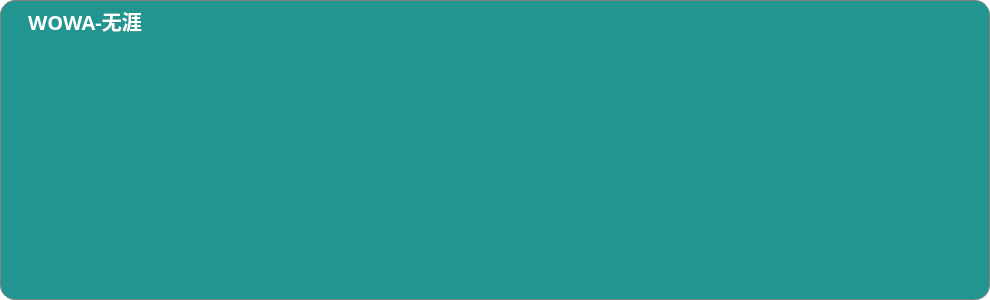
<?xml version="1.0" encoding="UTF-8"?>
<ui version="4.0">
 <class>Keyboard</class>
 <widget class="QWidget" name="Keyboard">
  <property name="geometry">
   <rect>
    <x>0</x>
    <y>0</y>
    <width>990</width>
    <height>300</height>
   </rect>
  </property>
  <property name="windowTitle">
   <string>Form</string>
  </property>
  <property name="styleSheet">
   <string notr="true">/* 顶层窗口不 paint：面板由 #frame 画（青底+圆角+灰边）。
      早先选择器写成 #keyBoard 与对象名 Keyboard 大小写不匹配，顶层实际露出调色板白底，
      圆角处显白边——现已由 WA_TranslucentBackground + 圆角 mask 从窗口层解决。 */
QWidget#Keyboard { background: transparent; }</string>
  </property>
  <widget class="QFrame" name="frame">
   <property name="geometry">
    <rect>
     <x>0</x>
     <y>0</y>
     <width>990</width>
     <height>300</height>
    </rect>
   </property>
   <property name="styleSheet">
    <string notr="true">#frame {
    border-radius: 15px;        /* 圆角半径 */
	background-color: rgb(34, 149, 144);
	border: 1px solid gray;
}</string>
   </property>
   <property name="frameShape">
    <enum>QFrame::StyledPanel</enum>
   </property>
   <property name="frameShadow">
    <enum>QFrame::Raised</enum>
   </property>
   <layout class="QVBoxLayout" name="verticalLayout">
    <property name="spacing">
     <number>0</number>
    </property>
    <property name="leftMargin">
     <number>4</number>
    </property>
    <property name="topMargin">
     <number>0</number>
    </property>
    <property name="rightMargin">
     <number>4</number>
    </property>
    <property name="bottomMargin">
     <number>0</number>
    </property>
    <item>
     <widget class="QWidget" name="titleBar" native="true">
      <property name="maximumSize">
       <size>
        <width>16777215</width>
        <height>40</height>
       </size>
      </property>
      <property name="font">
       <font>
        <family>Microsoft YaHei</family>
       </font>
      </property>
      <layout class="QHBoxLayout" name="horizontalLayout" stretch="0,0,0">
       <property name="spacing">
        <number>3</number>
       </property>
       <property name="leftMargin">
        <number>5</number>
       </property>
       <property name="topMargin">
        <number>0</number>
       </property>
       <property name="rightMargin">
        <number>9</number>
       </property>
       <property name="bottomMargin">
        <number>0</number>
       </property>
       <item>
        <widget class="QLabel" name="labPY">
         <property name="sizePolicy">
          <sizepolicy hsizetype="Maximum" vsizetype="Maximum">
           <horstretch>0</horstretch>
           <verstretch>0</verstretch>
          </sizepolicy>
         </property>
         <property name="minimumSize">
          <size>
           <width>120</width>
           <height>0</height>
          </size>
         </property>
         <property name="maximumSize">
          <size>
           <width>150</width>
           <height>34</height>
          </size>
         </property>
         <property name="font">
          <font>
           <family>Microsoft YaHei</family>
           <pointsize>15</pointsize>
           <bold>true</bold>
          </font>
         </property>
         <property name="styleSheet">
          <string notr="true">color: rgb(255, 255, 255);</string>
         </property>
         <property name="text">
          <string>WOWA-无涯</string>
         </property>
         <property name="alignment">
          <set>Qt::AlignCenter</set>
         </property>
        </widget>
       </item>
       <item>
        <widget class="QWidget" name="candidateContainer" native="true">
         <property name="minimumSize">
          <size>
           <width>450</width>
           <height>0</height>
          </size>
         </property>
         <property name="maximumSize">
          <size>
           <width>16777215</width>
           <height>40</height>
          </size>
         </property>
         <property name="font">
          <font>
           <family>Microsoft YaHei</family>
          </font>
         </property>
         <property name="styleSheet">
          <string notr="true">border: none; 
background: transparent;
color: rgb(255, 255, 255);</string>
         </property>
        </widget>
       </item>
       <item>
        <widget class="QPushButton" name="btnClose">
         <property name="sizePolicy">
          <sizepolicy hsizetype="Maximum" vsizetype="Maximum">
           <horstretch>0</horstretch>
           <verstretch>0</verstretch>
          </sizepolicy>
         </property>
         <property name="maximumSize">
          <size>
           <width>30</width>
           <height>30</height>
          </size>
         </property>
         <property name="font">
          <font>
           <family>Microsoft YaHei</family>
           <pointsize>10</pointsize>
           <bold>true</bold>
          </font>
         </property>
         <property name="focusPolicy">
          <enum>Qt::NoFocus</enum>
         </property>
         <property name="styleSheet">
          <string notr="true">QPushButton {
    /* 按钮背景完全透明 */
    background-color: transparent;
    /* 去除按钮边框 */
    border: none;
    /* 让图标填充整个按钮区域 */
    padding: 0px;
    /* 图标居中并拉伸至按钮大小 */
    image: url(:/touchkeyboard/icons/hideBtn.png);
}</string>
         </property>
         <property name="text">
          <string/>
         </property>
         <property name="iconSize">
          <size>
           <width>0</width>
           <height>0</height>
          </size>
         </property>
        </widget>
       </item>
      </layout>
     </widget>
    </item>
    <item>
     <widget class="QWidget" name="row1Container" native="true">
      <layout class="QHBoxLayout" name="horizontalLayout_3">
       <property name="spacing">
        <number>0</number>
       </property>
       <property name="leftMargin">
        <number>0</number>
       </property>
       <property name="topMargin">
        <number>0</number>
       </property>
       <property name="rightMargin">
        <number>0</number>
       </property>
       <property name="bottomMargin">
        <number>0</number>
       </property>
      </layout>
     </widget>
    </item>
    <item>
     <widget class="QWidget" name="row2Container" native="true">
      <layout class="QHBoxLayout" name="horizontalLayout_4">
       <property name="spacing">
        <number>0</number>
       </property>
       <property name="leftMargin">
        <number>0</number>
       </property>
       <property name="topMargin">
        <number>0</number>
       </property>
       <property name="rightMargin">
        <number>0</number>
       </property>
       <property name="bottomMargin">
        <number>0</number>
       </property>
      </layout>
     </widget>
    </item>
    <item>
     <widget class="QWidget" name="row3Container" native="true">
      <layout class="QHBoxLayout" name="horizontalLayout_5">
       <property name="spacing">
        <number>0</number>
       </property>
       <property name="leftMargin">
        <number>0</number>
       </property>
       <property name="topMargin">
        <number>0</number>
       </property>
       <property name="rightMargin">
        <number>0</number>
       </property>
       <property name="bottomMargin">
        <number>0</number>
       </property>
      </layout>
     </widget>
    </item>
    <item>
     <widget class="QWidget" name="row4Container" native="true">
      <layout class="QHBoxLayout" name="horizontalLayout_7">
       <property name="spacing">
        <number>0</number>
       </property>
       <property name="leftMargin">
        <number>0</number>
       </property>
       <property name="topMargin">
        <number>0</number>
       </property>
       <property name="rightMargin">
        <number>0</number>
       </property>
       <property name="bottomMargin">
        <number>0</number>
       </property>
      </layout>
     </widget>
    </item>
   </layout>
  </widget>
 </widget>
 <resources/>
 <connections/>
</ui>
